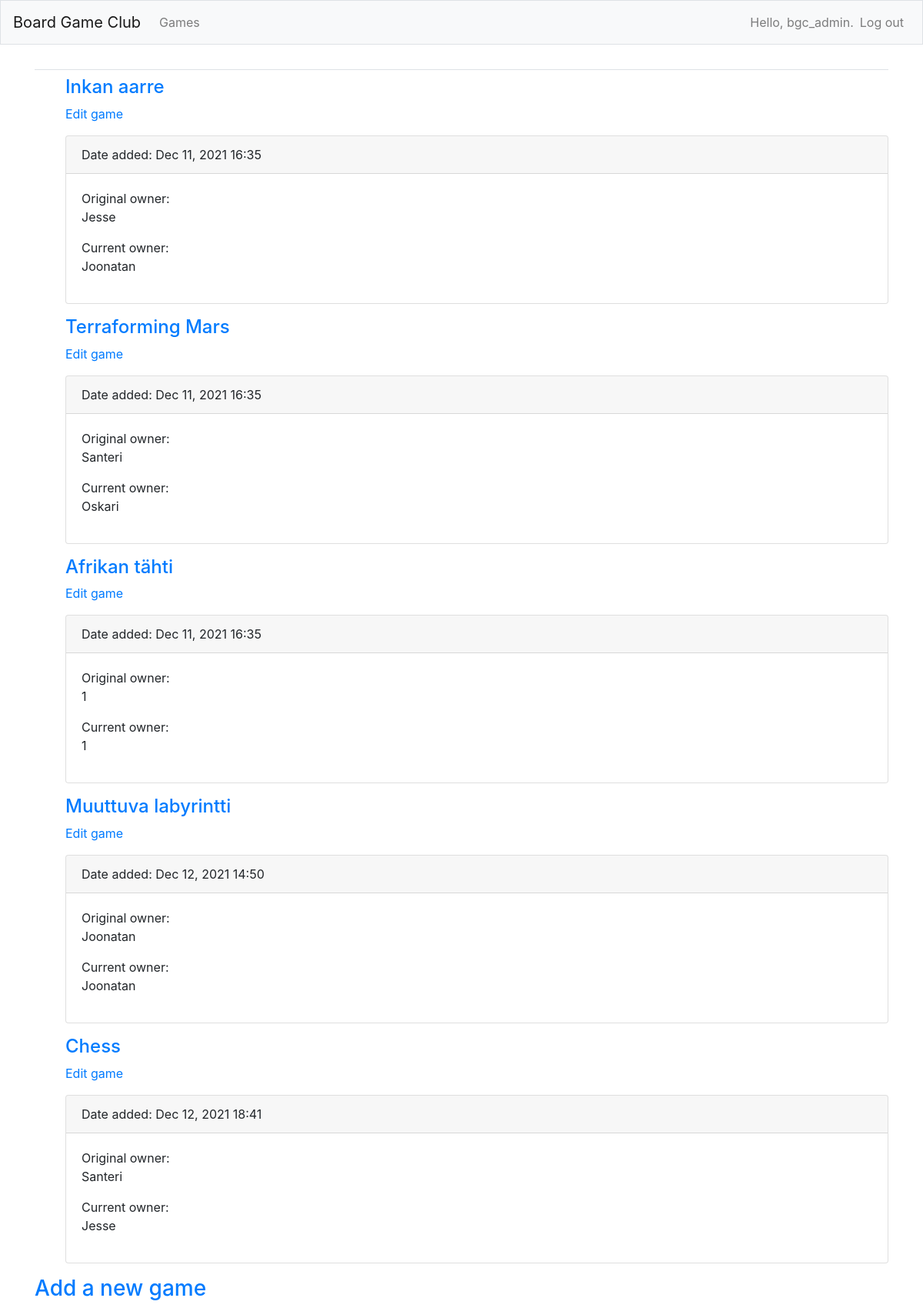
The app's page /games/ (signed in), older data.
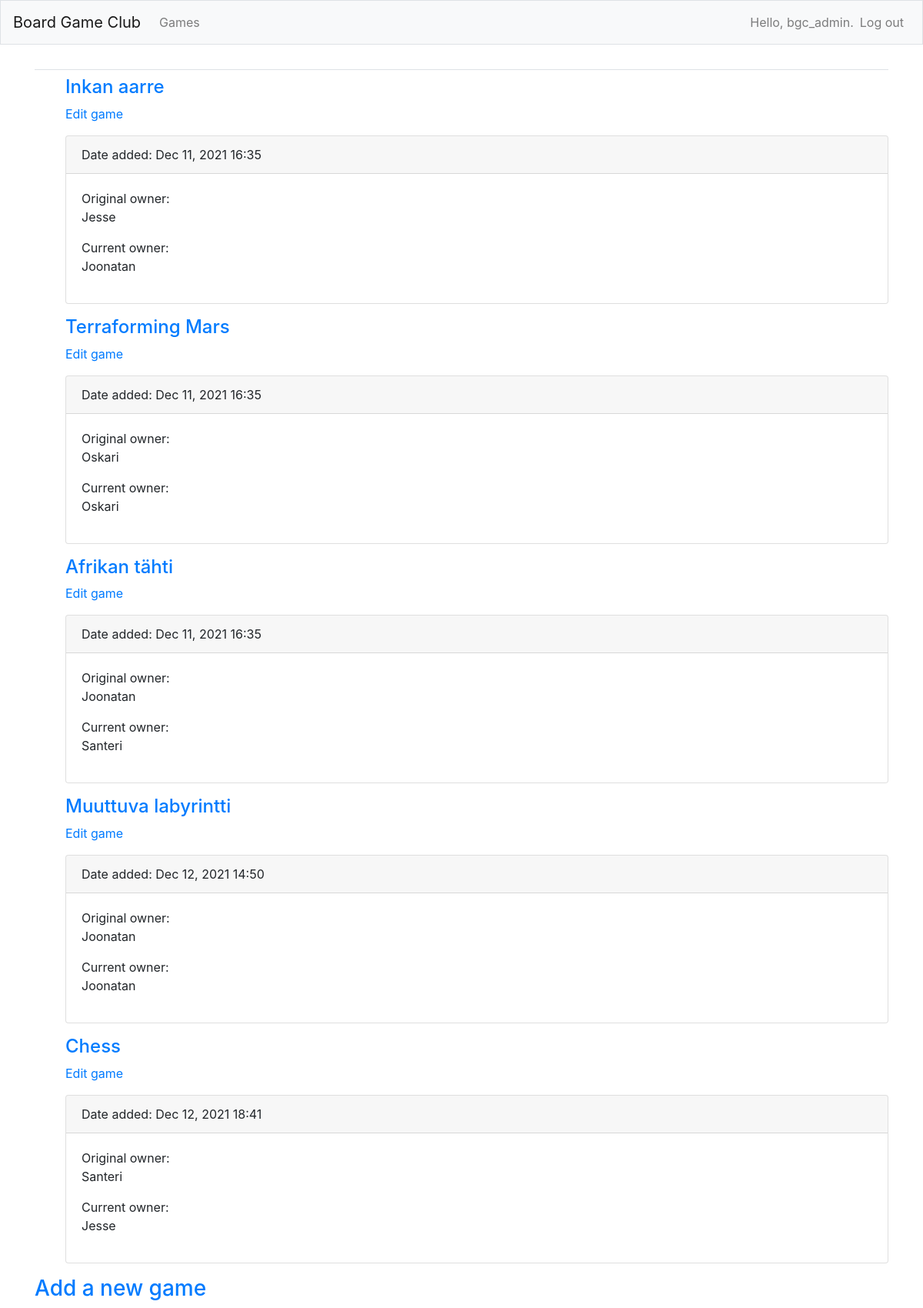
The same page, newer data.
### bgc_app/models.py (models this page shows)
class Games(models.Model):
    owner = models.ForeignKey(User, on_delete=models.CASCADE, default=1)
    text = models.TextField()
    originalowner = models.TextField()
    currentowner = models.TextField()
    date_added = models.DateTimeField(auto_now_add=True)
    def __str__(self):
        return self.text

### bgc_app/views.py (the view)
# urls.py: path('games/', views.games, name='games'),
@login_required
def games(request):
    games = Games.objects.order_by('date_added')
    context = {'games': games}
    return render(request, 'bgc_app/games.html', context)

### bgc_app/templates/bgc_app/games.html (shortened to what this page needs)
{% extends 'bgc_app/base.html' %}
{% block content %}
<ul>
    {% for game in games %}
    <h4>
        <a href="{% url 'bgc_app:details' game.id %}">{{ game }}</a>
    </h4>
    <p>
        <a href="{% url 'bgc_app:edit_game' game.id %}">Edit game</a>
    </p>
    <div class="card mb-3">
        <p class="card-header">
            Date added: {{ game.date_added|date:'M d, Y H:i' }}
        </p>
        <div class="card-body">
            Original owner: {{ game.originalowner|linebreaks }}
            Current owner: {{ game.currentowner|linebreaks }}
        </div>
    </div>
    {% empty %}
    <p>There are no games for this game yet.</p>
    {% endfor %}
</ul>
<h3>
<a href="{% url 'bgc_app:new_game' %}">Add a new game</a>
</h3>
    {% endblock content %}

Row changes from the older to the newer data that the page shows:
changed Games "Terraforming Mars": originalowner "Santeri" → "Oskari"
changed Games "Afrikan tähti": originalowner "1" → "Joonatan"; currentowner "1" → "Santeri"
